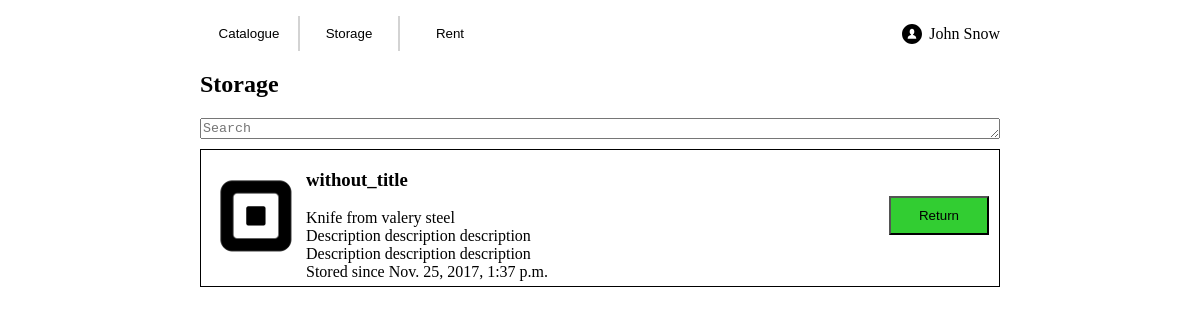
Page /things/catalogue_stored on the earlier database version.
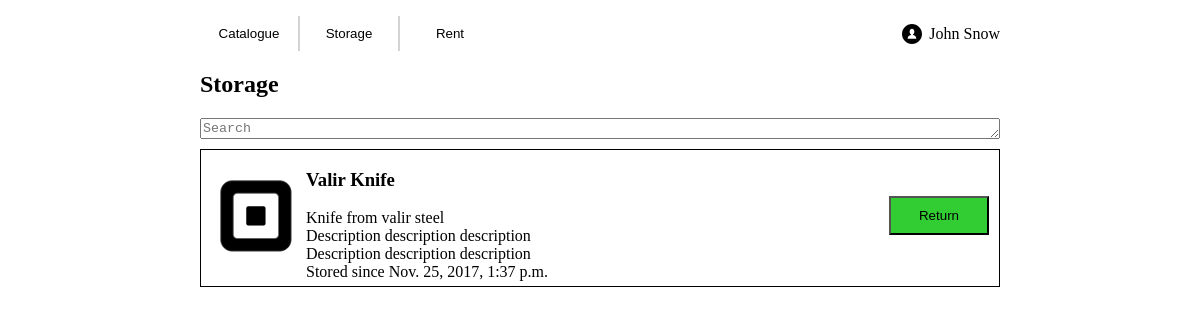
Same page on the later database version.
### things/models.py (models this page shows, shortened)
class StoragedGood(models.Model):
    good_id = models.ForeignKey(Good)
    start_date = models.DateTimeField('beginning of the storaging')
    end_date = models.DateTimeField('end of the storaging')

class Good(models.Model):
    title = models.CharField('title', max_length=100)
    owner_id = models.ForeignKey(Customer)
    good_info = models.CharField('good info', max_length=1000)
    reservation_type = models.CharField('type', max_length=1, choices=RESERVATION_TYPES)
    image_path = models.CharField('image', max_length=200)

### things/views.py (the view)
def catalogue_stored(request):
    index = 1
    owner = Customer.objects.get(pk=index)
    items = StoragedGood.objects.filter(good_id__owner_id=owner)
    template = loader.get_template('things/catalogue_stored.html')
    return HttpResponse(template.render({'stored_items' : items}, request))

### things/templates/things/catalogue_stored.html (shortened to what this page needs)
{% extends "things/base.html" %}
{% block items_block %}
    <html lang="en">
    <head>
    </head>
    <body>
        <div><h2>Storage</h2></div>
        <textarea class="search" placeholder="Search" rows="1"></textarea>
        {% for item in stored_items %}
            {% include "things/stored_item.html" %}
        {% endfor %}
    </body>
    </html>
{% endblock %}

### things/templates/things/base.html (shortened to what this page needs)
<html lang="en">
<head>
</head>
<body>
    <div class="base">
        <div class="container">
            {% block header %}
                {% include "things/header.html" %}
            {% endblock %}
        </div>
        <div class="container">
            {% block items_block %}
            {% endblock %}
        </div>
    </div>
</body>
</html>

### things/templates/things/header.html (shortened to what this page needs)
{% load staticfiles %}
<html lang="en">
<head>
</head>
<body>
    <div class="header">
        <div class="tabs">
            <button class="tab" onclick="catalogues_all()">Catalogue</button>
            <button class="tab" onclick="catalogues_storage()">Storage</button>
            <button class="tab" onclick="catalogues_rent()">Rent</button>
        </div>
        <div class="user">
            <div class="avatar"><img src="{% static 'images/user.svg' %}" height="20px"></div>
            <div>John Snow</div>
        </div>
    </div>
</body>
</html>

### things/templates/things/stored_item.html (shortened to what this page needs)
{% load staticfiles %}
<html lang="en">
<head>
</head>
<body>
    <div class="item">
        <div class="item-flex-container">
            <div class="item-picture">
                <img src={% static item.good_id.image_path %} height="100px">
            </div>
            <div class="item-info">
                <div><h3>{{ item.good_id.title }}</h3></div>
                <div>
                    {{ item.good_id.good_info }}
                    <br> Description description description
                    <br> Description description description
                </div>
                <div>Stored since {{ item.start_date }}</div>
            </div>
            <div><button class="item-button">Return</button></div>
        </div>
    </div>
</body>
</html>

### things/templates/things/base.html (style rules this page uses)
.base { margin: 1% auto; width: 50em; }

### things/templates/things/header.html (style rules this page uses)
.header { display: flex; justify-content: space-between; align-items: center; margin: 1em 0; }
.tabs { display: flex; justify-content: flex-start; align-items: center; }
.tab { padding: 10px 0; width: 100px; border: 1px solid lightgrey; border-width: 0 2px 0 0; border-radius: 0; background-color: white; }
.tab:last-of-type { border-width: 0; }
.user { display: flex; justify-content: flex-end; align-items: center; }
.avatar { margin: 0 7px; }

### things/templates/things/catalogue_stored.html (style rules this page uses)
.search { width: 100%; }

### things/templates/things/stored_item.html (style rules this page uses)
.item-flex-container { display: flex; justify-content: space-between; align-items: center; }
.item-info { flex-grow: 100; }
.item { border: 1px solid black; margin: 10px 0; padding: 0 10px 5px 5px; }
.item-button { width: 100px; padding: 10px; background-color: limegreen; }

Differences in the rows shown:
changed through a linked row, StoragedGood: good_id "without_title" → "Valir Knife"; good_id.good_info "Knife from valery steel" → "Knife from valir steel"
